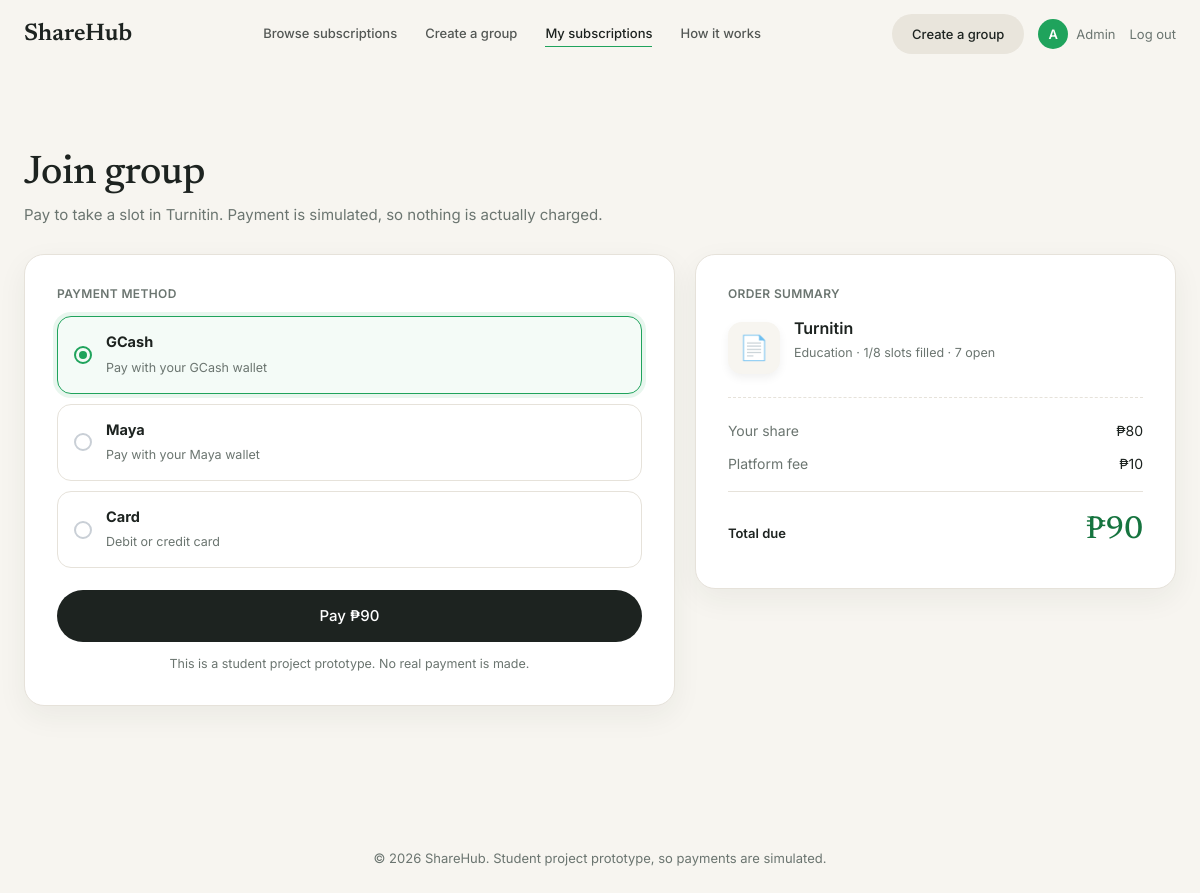
Screenshot of /checkout.php?group=4 (signed in) with the database file from the repository.
### tables this page shows
CREATE TABLE groups (
  id INTEGER PRIMARY KEY AUTOINCREMENT,
  subscription_id INTEGER NOT NULL REFERENCES subscriptions(id),
  created_by INTEGER NOT NULL REFERENCES users(id),
  max_members INTEGER NOT NULL,
  cost_per_slot REAL NOT NULL,
  status TEXT NOT NULL DEFAULT 'recruiting', -- 'recruiting' | 'active' | 'full'
  created_at DATETIME DEFAULT CURRENT_TIMESTAMP
);

CREATE TABLE subscriptions (
  id INTEGER PRIMARY KEY AUTOINCREMENT,
  name TEXT NOT NULL,
  category TEXT NOT NULL,
  icon TEXT,             -- emoji fallback, shown if the favicon fails to load
  domain TEXT,           -- e.g. 'netflix.com', used to fetch the real logo
  base_price REAL NOT NULL,
  description TEXT
);

### public/checkout.php (the view, shortened to what this page needs)
<?php
require __DIR__ . '/../includes/config.php';
require __DIR__ . '/../includes/app.php';
$userId  = current_user_id();
$groupId = (int) ($_GET['group'] ?? $_POST['group_id'] ?? 0);
$stmt = $db->prepare(
    'SELECT
        g.id AS group_id, g.max_members, g.cost_per_slot, g.status, g.created_by,
        s.id AS subscription_id, s.name, s.category, s.icon, s.domain, s.description,
        (SELECT COUNT(*) FROM group_members gm2 WHERE gm2.group_id = g.id) AS members_count
     FROM groups g
     JOIN subscriptions s ON s.id = g.subscription_id
     WHERE g.id = ?'
);
$stmt->execute([$groupId]);
$order = $stmt->fetch(PDO::FETCH_ASSOC);
$stmt = $db->prepare('SELECT payment_status FROM group_members WHERE group_id = ? AND user_id = ?');
$stmt->execute([$groupId, $userId]);
$membership = $stmt->fetch(PDO::FETCH_ASSOC);
$isMember   = (bool) $membership;
$order['payment_status'] = $membership['payment_status'] ?? null;
$cost   = (float) $order['cost_per_slot'];
$fee    = (float) PLATFORM_FEE;
$total  = $cost + $fee;
$isPaid = $order['payment_status'] === 'paid';
$justPaid = $isPaid && isset($_GET['done']);
$methods = [
    'gcash' => ['GCash',        'Pay with your GCash wallet'],
    'maya'  => ['Maya',         'Pay with your Maya wallet'],
    'card'  => ['Card',         'Debit or credit card'],
];
$domain   = trim((string) ($order['domain'] ?? ''));
$fallback = e($order['icon'] ?: '📦');
$slotsLeft = max(0, (int) $order['max_members'] - (int) $order['members_count']);
?>
<div class="co-wrap">
<?php
  $summary = function () use ($order, $domain, $fallback, $cost, $fee, $total, $slotsLeft) { ?>
    <div class="co-card co-summary">
      <h2>Order summary</h2>
      <div class="co-item">
        <span class="co-tile">
          <?php if ($domain !== ''): ?>
            <img src="https://www.google.com/s2/favicons?domain=<?= urlencode($domain) ?>&sz=128" alt="" width="30" height="30"
                 onerror="this.replaceWith(document.createTextNode('<?= $fallback ?>'))">
          <?php else: ?><?= $fallback ?><?php endif; ?>
        </span>
        <div>
          <h3><?= e($order['name']) ?></h3>
          <div class="meta"><?= e($order['category']) ?> · <?= (int) $order['members_count'] ?>/<?= (int) $order['max_members'] ?> slots filled<?= $slotsLeft > 0 ? ' · ' . $slotsLeft . ' open' : '' ?></div>
        </div>
      </div>
      <div class="co-line"><span>Your share</span><span><?= e(peso($cost)) ?></span></div>
      <div class="co-line"><span>Platform fee</span><span><?= e(peso($fee)) ?></span></div>
      <div class="co-total"><span>Total due</span><b><?= e(peso($total)) ?></b></div>
    </div>
<?php }; ?>
<?php if ($isPaid): ?>
  <div class="co-done">
    <div class="co-check"><svg viewBox="0 0 24 24"><path d="M5 12.5l4.5 4.5L19 7.5"/></svg></div>
    <h1><?= $justPaid ? 'Payment complete' : 'Already paid' ?></h1>
    <p><?= $justPaid ? "You're in. Your slot for " . e($order['name']) . ' is secured.' : 'Your slot for ' . e($order['name']) . ' is already paid for.' ?></p>
    <?php $summary(); ?>
    <div class="co-actions">
      <a class="btn" href="/dashboard.php">Go to my subscriptions</a>
      <a class="btn-line" href="/browse.php" style="display:inline-block;padding:13px 26px;border:1.5px solid var(--ink,#1d2320);border-radius:999px;font-weight:500;font-size:15px">Browse more</a>
    </div>
  </div>
<?php else: ?>
  <div class="co-head">
    <h1><?= $isMember ? 'Checkout' : 'Join group' ?></h1>
    <p><?= $isMember ? 'Confirm your slot in' : 'Pay to take a slot in' ?> <?= e($order['name']) ?>. Payment is simulated, so nothing is actually charged.</p>
  </div>
  <div class="co-grid">
    <div class="co-card">
      <h2>Payment method</h2>
      <form method="POST" action="/checkout.php?group=<?= (int) $groupId ?>">
        <div class="co-methods">
          <?php foreach ($methods as $key => [$label, $desc]): ?>
            <label class="co-method">
              <span class="dot"></span>
              <span><b><?= e($label) ?></b><span class="d"><?= e($desc) ?></span></span>
            </label>
          <?php endforeach; ?>
        </div>
        <button type="submit" class="btn co-pay" data-turbo-submits-with="Processing…">Pay <?= e(peso($total)) ?></button>
        <p class="co-note">This is a student project prototype. No real payment is made.</p>
      </form>
    </div>
    <?php $summary(); ?>
  </div>
<?php endif; ?>
</div>

### public/assets/app.css (style rules this page uses)
:root { --bg:#f7f5f0; --ink:#1d2320; --muted:#6b7570; --line:#e6e2da; --accent:#1fa35c; --accent-dk:#16743f; }
* { box-sizing:border-box; margin:0; padding:0; }
html { scroll-behavior:smooth; }
body { font-family:'Inter',system-ui,sans-serif; background:var(--bg); color:var(--ink); line-height:1.55; overflow-x:clip; -webkit-text-size-adjust:100%; }
h1,h2 { font-family:'Newsreader',Georgia,serif; font-weight:500; line-height:1.12; letter-spacing:-.01em; }
.btn { display:inline-block; padding:10px 22px; border-radius:999px; border:1.5px solid var(--ink); background:var(--ink); color:#fff; font:inherit; font-size:14px; font-weight:500; cursor:pointer; transition:background .2s, transform .2s, box-shadow .2s, color .2s; }
.meta { display:flex; align-items:center; gap:7px; font-size:12px; color:var(--muted); margin-bottom:16px; }

### public/assets/nav.css (style rules this page uses)
html { scrollbar-width:none; -ms-overflow-style:none; overflow-x:clip; }
.btn { display:inline-flex; align-items:center; justify-content:center; padding:13px 30px; border-radius:999px; background:#1d2320; color:#fff; font-family:inherit; font-weight:500; font-size:15px; line-height:1.55; text-decoration:none; cursor:pointer; box-shadow:0 0 0 rgba(0,0,0,0); transition:background .25s, transform .25s, box-shadow .25s, color .25s; }
.btn::after, .btn-line::after, .white-pill::after, .foot a::after, .db-actions a::after { content:"→"; display:inline-block; width:0; margin-left:0; opacity:0; overflow:hidden; transform:translateX(-6px); transition:width .25s, margin-left .25s, opacity .25s, transform .25s; }
.btn::before { content:""; display:inline-block; width:0; margin-right:0; flex:none; transition:width .25s, margin-right .25s; }
.btn::after, .btn-line::after, .white-pill::after, .foot a::after, .db-actions a::after { line-height:1; position:relative; top:.06em; }

### rows the page displays
groups: subscription.name "Turnitin", cost_per_slot "₱90", subscription.category "Education", max_members "8", cost_per_slot "₱80"

### other values shown
$initial "A"
$firstName "Admin"
$label "GCash"
$desc "Pay with your GCash wallet"
$label "Maya"
$desc "Pay with your Maya wallet"
$label "Card"
$desc "Debit or credit card"
$order['members_count'] "1"
$slotsLeft "7"
peso($fee) "₱10"
